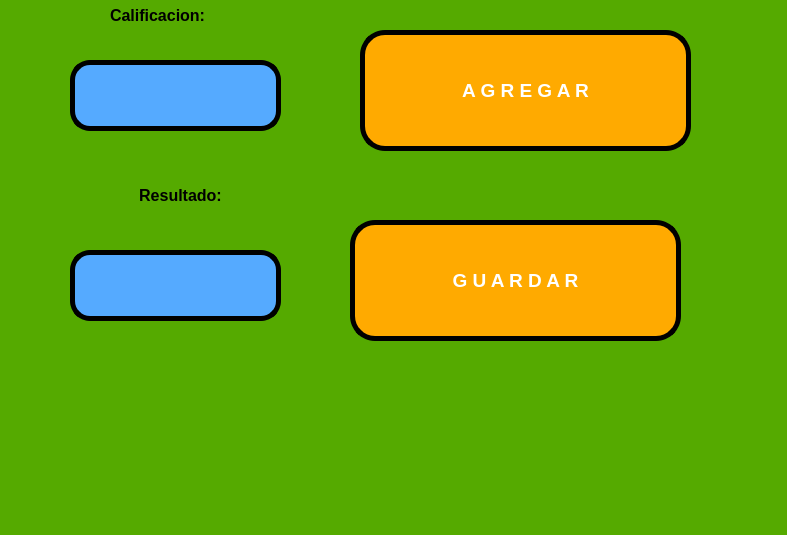
<?xml version="1.0" encoding="UTF-8"?>
<ui version="4.0">
 <class>MainWindow</class>
 <widget class="QMainWindow" name="MainWindow">
  <property name="geometry">
   <rect>
    <x>0</x>
    <y>0</y>
    <width>787</width>
    <height>535</height>
   </rect>
  </property>
  <property name="windowTitle">
   <string>MainWindow</string>
  </property>
  <property name="styleSheet">
   <string notr="true">background-color: rgb(85, 170, 0);</string>
  </property>
  <widget class="QWidget" name="centralwidget">
   <widget class="QPushButton" name="btn_agregar">
    <property name="geometry">
     <rect>
      <x>360</x>
      <y>30</y>
      <width>331</width>
      <height>121</height>
     </rect>
    </property>
    <property name="font">
     <font>
      <pointsize>14</pointsize>
      <weight>75</weight>
      <bold>true</bold>
     </font>
    </property>
    <property name="layoutDirection">
     <enum>Qt::LeftToRight</enum>
    </property>
    <property name="styleSheet">
     <string notr="true">background-color: rgb(170, 85, 255);
background-color: rgb(255, 170, 0);
color: rgb(255, 255, 255);
border-radius: 25px;
border:  5px solid black;</string>
    </property>
    <property name="text">
     <string>A G R E G A R</string>
    </property>
   </widget>
   <widget class="QLabel" name="label">
    <property name="geometry">
     <rect>
      <x>110</x>
      <y>-10</y>
      <width>201</width>
      <height>51</height>
     </rect>
    </property>
    <property name="text">
     <string>&lt;html&gt;&lt;head/&gt;&lt;body&gt;&lt;p&gt;&lt;span style=&quot; font-size:12pt; font-weight:600;&quot;&gt;Calificacion:&lt;/span&gt;&lt;/p&gt;&lt;/body&gt;&lt;/html&gt;</string>
    </property>
   </widget>
   <widget class="QLineEdit" name="txt_calificacion">
    <property name="geometry">
     <rect>
      <x>70</x>
      <y>60</y>
      <width>211</width>
      <height>71</height>
     </rect>
    </property>
    <property name="layoutDirection">
     <enum>Qt::LeftToRight</enum>
    </property>
    <property name="styleSheet">
     <string notr="true">background-color: rgb(85, 170, 255);
border-radius:20px;
border:  5px solid black;</string>
    </property>
    <property name="text">
     <string/>
    </property>
    <property name="alignment">
     <set>Qt::AlignCenter</set>
    </property>
   </widget>
   <widget class="QLabel" name="label_4">
    <property name="geometry">
     <rect>
      <x>70</x>
      <y>170</y>
      <width>221</width>
      <height>51</height>
     </rect>
    </property>
    <property name="text">
     <string>&lt;html&gt;&lt;head/&gt;&lt;body&gt;&lt;p&gt;&lt;span style=&quot; font-size:12pt; font-weight:600;&quot;&gt;Resultado:&lt;/span&gt;&lt;/p&gt;&lt;/body&gt;&lt;/html&gt;</string>
    </property>
    <property name="alignment">
     <set>Qt::AlignCenter</set>
    </property>
   </widget>
   <widget class="QLineEdit" name="txt_promedio">
    <property name="geometry">
     <rect>
      <x>70</x>
      <y>250</y>
      <width>211</width>
      <height>71</height>
     </rect>
    </property>
    <property name="layoutDirection">
     <enum>Qt::LeftToRight</enum>
    </property>
    <property name="styleSheet">
     <string notr="true">background-color: rgb(85, 170, 255);
border-radius:20px;
border:  5px solid black;</string>
    </property>
    <property name="text">
     <string/>
    </property>
    <property name="alignment">
     <set>Qt::AlignCenter</set>
    </property>
   </widget>
   <widget class="QPushButton" name="btn_guardar">
    <property name="geometry">
     <rect>
      <x>350</x>
      <y>220</y>
      <width>331</width>
      <height>121</height>
     </rect>
    </property>
    <property name="font">
     <font>
      <pointsize>14</pointsize>
      <weight>75</weight>
      <bold>true</bold>
     </font>
    </property>
    <property name="layoutDirection">
     <enum>Qt::LeftToRight</enum>
    </property>
    <property name="styleSheet">
     <string notr="true">background-color: rgb(170, 85, 255);
background-color: rgb(255, 170, 0);
color: rgb(255, 255, 255);
border-radius: 25px;
border:  5px solid black;</string>
    </property>
    <property name="text">
     <string>G U A R D A R</string>
    </property>
   </widget>
   <zorder>label</zorder>
   <zorder>btn_agregar</zorder>
   <zorder>txt_calificacion</zorder>
   <zorder>label_4</zorder>
   <zorder>txt_promedio</zorder>
   <zorder>btn_guardar</zorder>
  </widget>
  <widget class="QMenuBar" name="menubar">
   <property name="geometry">
    <rect>
     <x>0</x>
     <y>0</y>
     <width>787</width>
     <height>26</height>
    </rect>
   </property>
  </widget>
  <widget class="QStatusBar" name="statusbar"/>
 </widget>
 <resources/>
 <connections/>
</ui>
